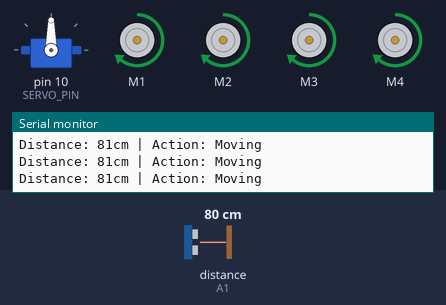
Bench run of a sketch on a simulated Arduino Uno, built with avr-gcc and run on an emulated ATmega328P. Parts: servo, 4 × DC motor (green arrow = forward, orange = backward, longer = faster), the last lines printed to the serial monitor. Inputs (shaded band) come from the test bench; at power-on: distance to the obstacle (sensor on A1) 80 cm. The echo pulse lasts 58.3 µs per cm.

Above: at 2.4 s.
2.5 s: distance to the obstacle (sensor on A1) set to 45 cm
4.0 s: distance to the obstacle (sensor on A1) set to 36 cm
At 5.4 s:
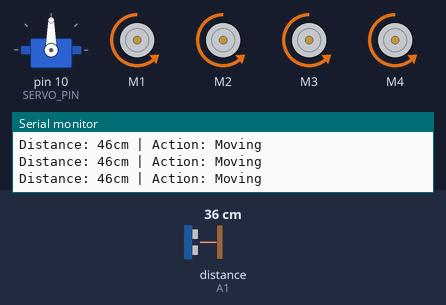
7.0 s: distance to the obstacle (sensor on A1) set to 60 cm
10.0 s: distance to the obstacle (sensor on A1) set to 2 cm
At 10.95 s:
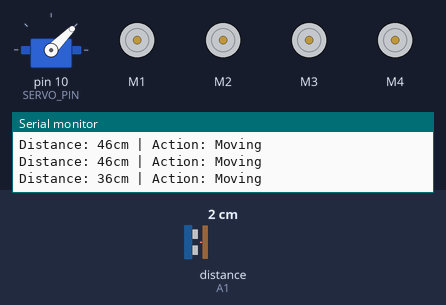
13.0 s: distance to the obstacle (sensor on A1) set to 120 cm
At 14.3 s:
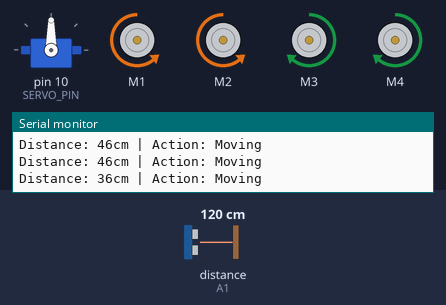
Timing chart, 0 to 16.1 s (numbered marks = the images above; inputs shaded):
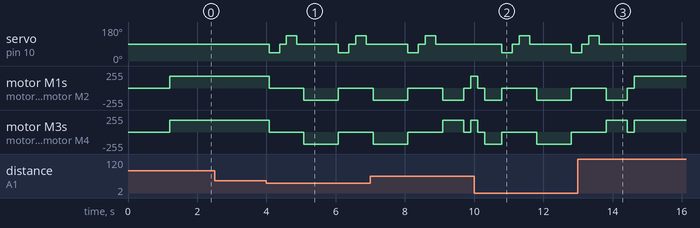

The sketch:

MouseModel_2.1.ino
```cpp
#include <AFMotor.h>
#include <NewPing.h>
#include <Servo.h>


#define TRIG_PIN A0
#define ECHO_PIN A1
#define SERVO_PIN 10


#define MAX_DISTANCE 200
#define SAFE_DISTANCE 40
#define MIN_DISTANCE 15
#define SCAN_INTERVAL 200


#define MOTOR_SPEED 180
#define TURN_DURATION 600
#define REVERSE_DURATION 500


AF_DCMotor leftFront(1, MOTOR12_64KHZ);
AF_DCMotor leftRear(2, MOTOR12_64KHZ);
AF_DCMotor rightFront(3, MOTOR34_64KHZ);
AF_DCMotor rightRear(4, MOTOR34_64KHZ);

Servo headServo;
NewPing sonar(TRIG_PIN, ECHO_PIN, MAX_DISTANCE);


unsigned long lastScanTime = 0;
int currentDistance = 0;
bool obstacleDetected = false;

void setup() {
  Serial.begin(9600);
  headServo.attach(SERVO_PIN);
  centerHead();
  stopMotors();
  delay(1000);
  Serial.println("4WD Obstacle Avoidance Robot Ready");
}

void loop() {
  currentDistance = scanForward();

  if (currentDistance <= MIN_DISTANCE) {
    emergencyStop();
  } else if (currentDistance <= SAFE_DISTANCE) {
    avoidObstacle();
  } else {
    moveForward();
  }

  printSensorData();
}


void moveForward() {
  setLeftMotors(FORWARD, MOTOR_SPEED);
  setRightMotors(FORWARD, MOTOR_SPEED);
  obstacleDetected = false;
}

void stopMotors() {
  setLeftMotors(RELEASE, 0);
  setRightMotors(RELEASE, 0);
}

void emergencyStop() {
  stopMotors();
  delay(200);
  moveBackward();
  delay(REVERSE_DURATION);
  stopMotors();
  avoidObstacle();
}

void moveBackward() {
  setLeftMotors(BACKWARD, MOTOR_SPEED);
  setRightMotors(BACKWARD, MOTOR_SPEED);
}


void turnRight() {
  setLeftMotors(FORWARD, MOTOR_SPEED);
  setRightMotors(BACKWARD, MOTOR_SPEED);
  delay(TURN_DURATION);
  stopMotors();
}

void turnLeft() {
  setLeftMotors(BACKWARD, MOTOR_SPEED);
  setRightMotors(FORWARD, MOTOR_SPEED);
  delay(TURN_DURATION);
  stopMotors();
}

void setLeftMotors(uint8_t dir, int speed) {
  leftFront.setSpeed(speed);
  leftRear.setSpeed(speed);
  leftFront.run(dir);
  leftRear.run(dir);
}

void setRightMotors(uint8_t dir, int speed) {
  rightFront.setSpeed(speed);
  rightRear.setSpeed(speed);
  rightFront.run(dir);
  rightRear.run(dir);
}


void avoidObstacle() {
  stopMotors();

  int rightDist = scanRight();
  int leftDist = scanLeft();

  if (rightDist > leftDist && rightDist > SAFE_DISTANCE) {
    turnRight();
  } else if (leftDist > SAFE_DISTANCE) {
    turnLeft();
  } else {
    moveBackward();
    delay(REVERSE_DURATION * 2);
    avoidObstacle();
    return;
  }

  delay(200);
  moveForward();
}


int scanForward() {
  if (millis() - lastScanTime > SCAN_INTERVAL) {
    currentDistance = getFilteredDistance();
    lastScanTime = millis();
  }
  return currentDistance;
}

int scanRight() {
  headServo.write(45);
  delay(300);
  int distance = getFilteredDistance();
  centerHead();
  return distance;
}

int scanLeft() {
  headServo.write(135);
  delay(300);
  int distance = getFilteredDistance();
  centerHead();
  return distance;
}

int getFilteredDistance() {
  int distance = sonar.ping_cm();
  return (distance == 0) ? MAX_DISTANCE : distance;
}

void centerHead() {
  headServo.write(90);
  delay(200);
}


void printSensorData() {
  static unsigned long lastPrint = 0;
  if (millis() - lastPrint > 500) {
    Serial.print("Distance: ");
    Serial.print(currentDistance);
    Serial.print("cm | Action: ");
    Serial.println(obstacleDetected ? "Avoiding" : "Moving");
    lastPrint = millis();
  }
}
```

Measured:
- the behaviour switches between 41 and 40 cm on distance to the obstacle (sensor on A1) (found by bisection; images 0 and 1)
- after the input at 4.0 s, servo on pin 10 (SERVO_PIN): 90° → 45° after 0.08 s, → 90° 0.30 s later, → 135° 0.20 s later, → 90° 0.30 s later, … (8 changes in this stretch); motor M1–4: forward 180/255 → stopped after 0.08 s, → backward 180/255 1.0 s later, → stopped 1.0 s later
- after the input at 10.0 s, servo on pin 10 (SERVO_PIN): 90° → 45° after 0.81 s, → 90° 0.30 s later, → 135° 0.20 s later, → 90° 0.30 s later, … (5 changes in this stretch); motor M1–4: goes stopped 0.20 s, backward 180/255 0.50 s, stopped 1.0 s, backward 180/255 1.0 s, then stopped, starting after 0.10 s
- after the input at 13.0 s, servo on pin 10 (SERVO_PIN): goes on until 13.6 s, then stays 90°
